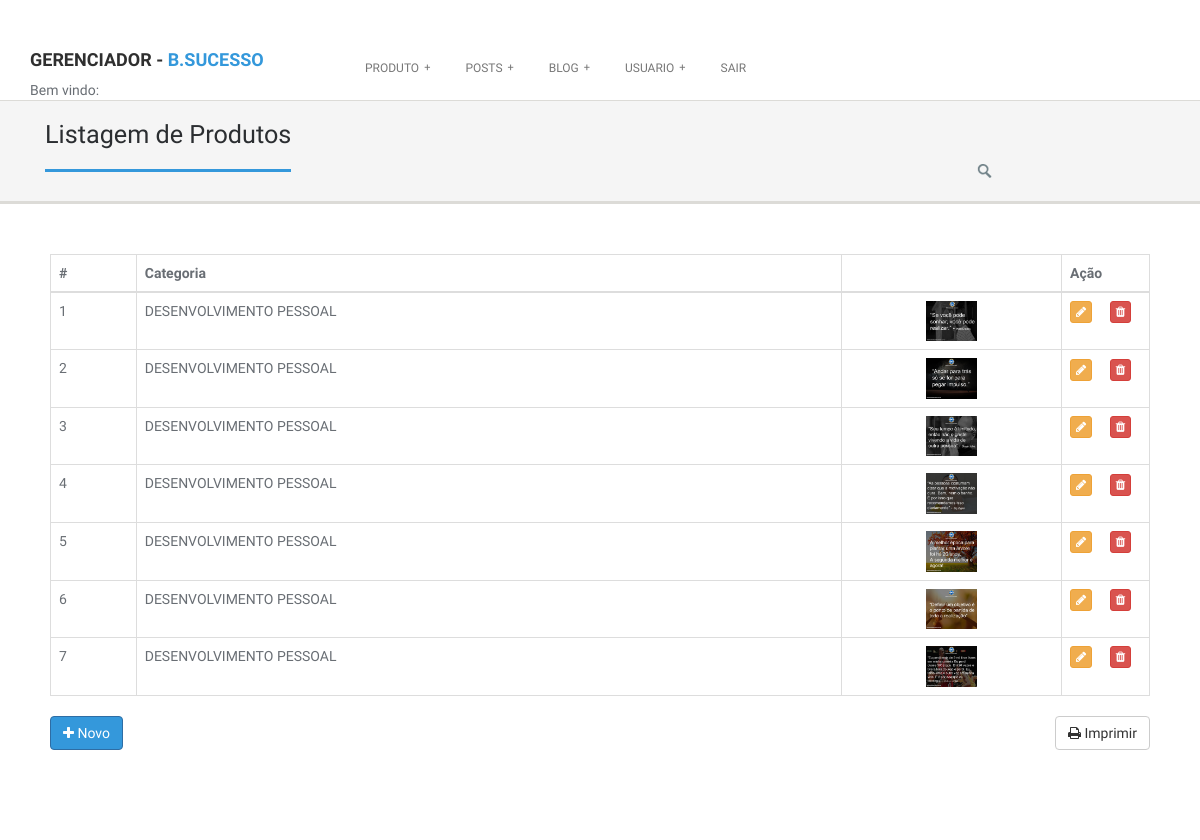
The page /gerenciador.php?pagina=listposts on the database its author committed.
### tables this page shows
CREATE TABLE `posts` (
  `idposts` int(11) NOT NULL AUTO_INCREMENT,
  `linkimage` varchar(200) NOT NULL,
  `destaque` int(11) NOT NULL,
  `fkcategoria` int(11) NOT NULL,
  PRIMARY KEY (`idposts`)
);

CREATE TABLE `categoria` (
  `idcategoria` int(11) NOT NULL AUTO_INCREMENT,
  `nmcategoria` varchar(50) NOT NULL,
  `descategoria` varchar(250) DEFAULT NULL,
  PRIMARY KEY (`idcategoria`)
);

### class/listarPosts.class.php (the view, shortened to what this page needs)
<?PHP
function listar($limit){
	include ("mysql.class.php");
	$query		= mysqli_query( $conn,"select idposts,linkimage, nmcategoria
								from posts
								inner join categoria as cat on cat.idcategoria = posts.fkcategoria LIMIT 0 , $limit") or die (mysqli_error ($conn));
	for( $i = 0; mysqli_num_rows( $query ) > $i ; $i++ ){
		$result	= mysqli_fetch_array($query);
		$html = '
						<tr>
                        <td>'.$result["idposts"].'</td>
                        <td >'.$result["nmcategoria"].'</td>
						<td width="20%" align="center"> <img  src="img/posts/'.$result["linkimage"].'" width="25%" >  </td>
						<td width="8%">
				<button type="button" class="btn btn-xs btn-warning" data-toggle="modal"
				data-target="#exampleModal'.$result["idposts"].'" ><i class="fa fa-pencil" title="EDITAR"></i></button>
				<button type="button" class="btn btn-xs btn-danger" data-toggle="modal"
				data-target="#excluirModal'.$result["idposts"].'" ><i class="fa fa-trash" title="EXCLUIR"></i></button>
			</td>
                         </tr>
		<div class="modal fade" id="exampleModal'.$result["idposts"].'" tabindex="-1" role="dialog" aria-labelledby="exampleModalLabel">
					<input type="text" class="form-control" id="nmcategoria" name="nmcategoria" value="'.$result["nmcategoria"].'">
				 <img class="aligncenter" width="40%" height="90%" src="img/posts/'.$result["linkimage"].'" alt="">
					<input type="hidden" class="form-control" id="idposts"  name="idposts" value="'.$result["idposts"].'">
		</div>
		<div class="modal fade" id="excluirModal'. $result["idposts"].'" tabindex="-1" role="dialog" aria-labelledby="exampleModalLabel">
					<input type="text" class="form-control" id="idposts" name="idposts" value="'.$result["idposts"].'" disabled>
				 <img class="aligncenter" width="40%" height="90%" src="img/posts/'.$result["linkimage"].'" alt="">
					<input type="hidden" class="form-control" id="idposts"  name="idposts" value="'.$result["idposts"].'">
		</div>
		';
		echo $html;
	}
}
?>

### css/style.css (style rules this page uses)
* { margin: 0; padding: 0px; font-family: 'Ruda', sans-serif; }
body { background: #f8f8f8; margin: 0; height: 100%; z-index: 1000; color: #696E74; }
h1, h2, h3, h4, h5, h6 { font-family: 'Ruda', sans-serif; font-weight: 700; }
html, body { height: 100%; }
img { height: auto; max-width: 100%; }
*, *:after, *:before { -webkit-box-sizing: border-box; -moz-box-sizing: border-box; box-sizing: border-box; padding: 0; margin: 0; }
a { padding: 0; margin: 0; text-decoration: none; -webkit-transition: background-color .4s linear, color .4s linear; -moz-transition: background-color .4s linear, color .4s linear; -o-transition: background-color .4s linear, color .4s linear; -ms-transition: background-color .4s linear, color .4s linear; transition: background-color .4s linear, color .4s linear; }
p, pre, ul, ol, dl, dd, blockquote, address, table, fieldset, form, { margin-bottom: 20px; }
section::before, section::after { position: absolute; content: ''; pointer-post-wraps: none; }
.post-wrapper-top { background-color: #F5F5F5; bottom: 0; left: 0; right: 0; top: 0; z-index: 0; border-bottom: 3px solid #DCDBD7; margin-bottom: 0; padding: 0; position: relative; text-align: left; }
.post-wrapper-top h2 { border-bottom: 3px solid #fff; display: inline-block; font-weight: 500; font-size: 1.8em; padding: 0 0 20px; color: #2B2E31; position: relative; margin-bottom: -3px; }
.search-bar { padding: 0; width: 190px; height: 40px; float: right; position: relative; display: inline-block; background: url("../img/search.png") left top no-repeat; margin-top: 60px; }
.section4, .section1 { background: #ffffff; padding: 30px 0; }
.content { padding: 20px 20px 60px 20px; }
section { overflow: hidden; }

### css/colors/blue.css (style rules this page uses)
.pagination > li > a:hover, .pagination > li > span:hover, .pagination > li > a:focus, .pagination > li > span:focus, .list-group-item.active, .list-group-item.active:hover, .list-group-item.active:focus, .panel-primary > .panel-heading, .breadcrumb, blockquote, blockquote.pull-right, .nav .open > a, .nav .open > a:hover, .nav .open > a:focus, .form-control:focus, .nav .open > a, .nav .open > a:hover, a.thumbnail:hover, .nav-tabs.nav-stacked > li > a, .owl-carousel .item a div span, a.thumbnail:focus, .post-wrapper-top h2, .nav .open > a:focus, #volume, .title:before, .post-meta a:hover, .title:after { border-color:#3498db }
.site-title span, .text-primary, .panel-primary > .panel-heading, .navbar-inverse .dropdown-menu > li > a:hover, .navbar-inverse .dropdown-menu > li > a:focus, .nav > li > a:hover, .nav > li > a:focus, .accordion-heading .accordion-toggle > em, .message span, .services_lists_boxes_icon:after, #cp-nav a:hover, #cp-nav .hover > a, #cp-nav .current > a, #cp-nav .hover > a a:after, #cp-nav .current a:after, a.list-group-item.active > .badge, .nav-pills > .active > a > .badge, a, .rating i, .btn-link, .dropdown-menu > li > a:hover, .dropdown-menu > li > a:focus, .dropdown-menu > .active > a, .dropdown-menu > .active > a:hover, .dropdown-menu > .active > a:focus, .nav > li > a:hover, .nav > li > a:focus, .check li:before, .highlight, .required, .pricing li:before, .theme_details h3, .theme_overviews .icon-container i, .jetmenu li > .megamenu i, .top-bar-section ul li:hover > a, .top-bar-section ul li.active > a, .recent_posts li a.readmore { color:#3498db; }

### rows shown on the page
posts: idposts "1", categoria.nmcategoria "DESENVOLVIMENTO PESSOAL", linkimage (picture)
posts: idposts "2", categoria.nmcategoria "DESENVOLVIMENTO PESSOAL", linkimage (picture)
posts: idposts "3", categoria.nmcategoria "DESENVOLVIMENTO PESSOAL", linkimage (picture)
posts: idposts "4", categoria.nmcategoria "DESENVOLVIMENTO PESSOAL", linkimage (picture)
posts: idposts "5", categoria.nmcategoria "DESENVOLVIMENTO PESSOAL", linkimage (picture)
posts: idposts "6", categoria.nmcategoria "DESENVOLVIMENTO PESSOAL", linkimage (picture)
posts: idposts "7", categoria.nmcategoria "DESENVOLVIMENTO PESSOAL", linkimage (picture)
